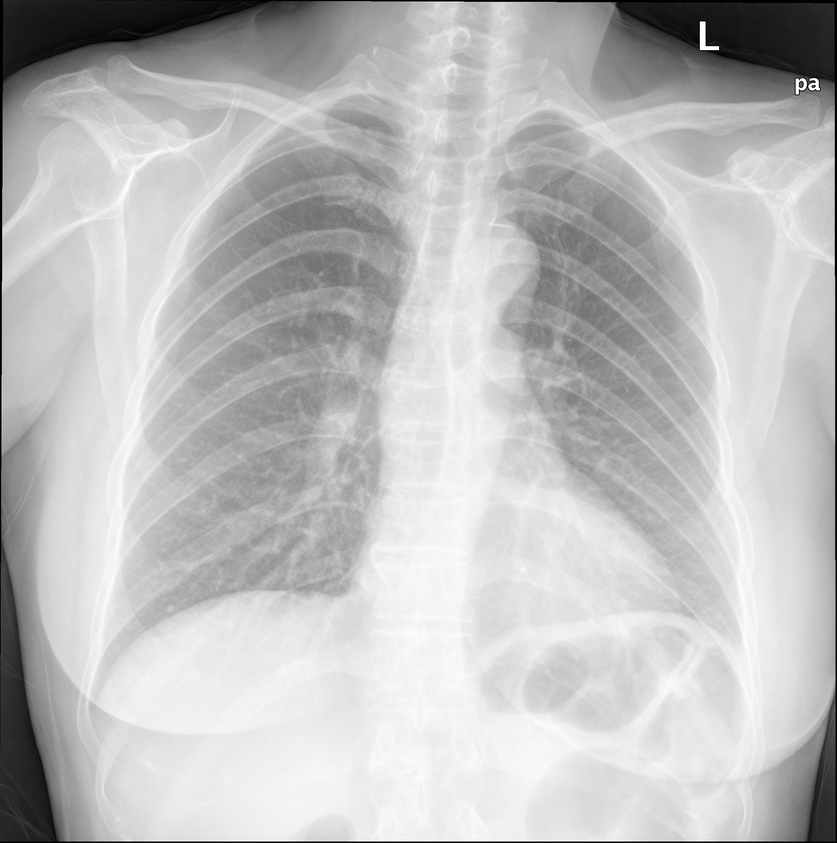
#> input picture src/test_data/images/CHNCXR_0007_0.png, 837 x 843 px, shrunk from 2306 x 2320 before the run
$ python normalize_masks.py ../test_data/images out
#> lines starting #> are read from the running program, lines starting #| are printed output that depends on the picture
### src/utilities/directory_handling.py
from pathlib import Path

def verify_directory(directory, verification_type: int):
    if verification_type not in [0, 1, 2]:
        print(f"Error in verify_directory(): {verification_type} is not an option.\n"
              f"Options: 0, 1, 2")
        quit()

    if not isinstance(directory, Path):
        if isinstance(directory, str):
            directory = Path(directory)
        else:
            print(f"{directory} is not a valid name for verify_directory()")
            quit()

    if verification_type == 0:
        if not directory.exists():
            print(f"Could not find {directory.resolve()}.\nExiting...")
            quit()

    else:
        # Create save directory if it doesn't already exist
        if not directory.exists():
            if verification_type == 2:
                try:
                    directory.mkdir(parents=True, exist_ok=True)
                except (PermissionError, Exception):
                    print(f"Could not create {directory.absolute()}.\n"
                          f"Potentially missing permissions to create directory\n"
                          f"Exiting...")
                    quit()

                print("Successfully created directory.\nContinuing with job...")

            elif input(f"Could not find {directory.resolve()}\n"
                     f"Create a directory at this location? (Y/n): ").upper() not in ("Y", "YES"):
                print("Not creating directory\nExiting...")
                quit()
            else:
                try:
                    directory.mkdir(parents=True, exist_ok=True)
                except (PermissionError, Exception):
                    print(f"Could not create {directory.absolute()}.\n"
                          f"Potentially missing permissions to create directory\n"
                          f"Exiting...")
                    quit()

                print("Successfully created directory.\nContinuing with job...")

# [17 lines left out: function get_csv_file_paths, not called in this run]

### src/segmentation/normalize_masks.py
import sys
from pathlib import Path
import numpy as np
import cv2
import matplotlib.pyplot as plt
from utilities.directory_handling import verify_directory
from utilities.string_manipulation import extract_filename_from_path


def smooth_mask(mask, close_fraction, dilate_fraction, use_hull=True):

    mask = (mask > 0).astype(np.uint8)

    og_mask = mask.copy()

    num_segments, labels, stats, overload = cv2.connectedComponentsWithStats(mask, connectivity=8)

    if num_segments <= 1: # Blank mask
        return None


    keep = np.argsort(stats[1:, cv2.CC_STAT_AREA])[::-1][:2] + 1

    mask = np.isin(labels, keep).astype(np.uint8)

    s = mask.shape[0]
    k = int(close_fraction*s) or 1
    mask = cv2.morphologyEx(mask, cv2.MORPH_CLOSE, cv2.getStructuringElement(cv2.MORPH_ELLIPSE, (k, k)))

    if use_hull:
        points = cv2.findNonZero(mask)
        hull = cv2.convexHull(points)
        mask = cv2.fillConvexPoly(np.zeros_like(mask), hull, 1)

    k = int(dilate_fraction * s) or 1

    mask = cv2.dilate(mask, cv2.getStructuringElement(cv2.MORPH_ELLIPSE, (k, k)))

    feathered_mask = cv2.GaussianBlur(mask.astype(np.float32), (0,0), 3)


    mask = mask.astype(np.uint8)*255

    feathered_mask = np.clip(np.round(feathered_mask * 255), 0, 255).astype(np.uint8)

    # print(num_segments)
    # print(labels)
    # print(stats)
    # print(overload)
    #
    # print(mask.shape)
    # print(mask.dtype)
    # print(mask.min())
    # print(mask.max())

    # # Compare original and mask
    # fig, axes = plt.subplots(1, 3, figsize=(15, 5))
    #
    # axes[0].imshow(og_mask, cmap="gray")
    # axes[0].set_title("Original Mask")
    # axes[1].imshow(mask, cmap="gray")
    # axes[1].set_title("Normalized Mask")
    # axes[2].imshow(feathered_mask, cmap="gray")
    # axes[2].set_title("Feathered Mask")
    # plt.show()
    # plt.close(fig)

    return feathered_mask

def normalize_mask(image_path, out_path):
    loaded_mask = cv2.imread(image_path, cv2.IMREAD_UNCHANGED)
#> loaded_mask is the input picture: shape (843, 837, 3); min 0, max 255, mean 189.1

    smoothed = smooth_mask(loaded_mask, 0.04, 0.06, True)
#> in smooth_mask, `mask = (mask > 0).astype(np.uint8)`:
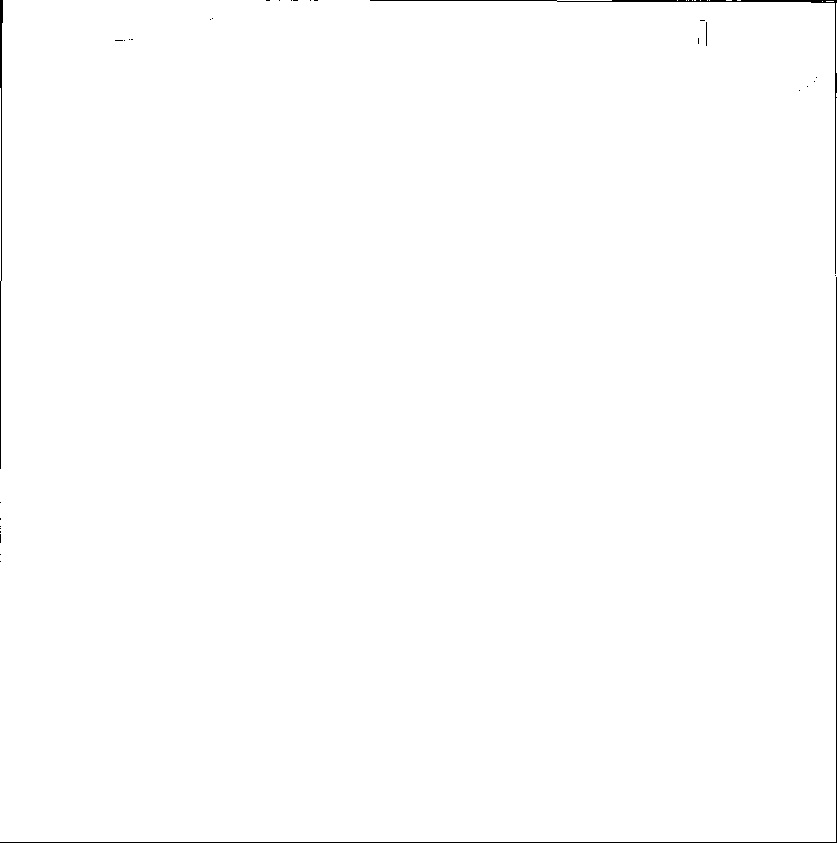
#> mask: shape (843, 837, 3); values 0 (black) and 1 (white), 99.6% white; black in thin lines or dots

    if smoothed is None:
        print(f"Empty mask for {image_path}")
        quit()
    cv2.imwrite(str(out_path) + "/" + extract_filename_from_path(image_path, 0), smoothed,
                [cv2.IMWRITE_PNG_COMPRESSION, 0])


def _external_call_normalize_mask(masks_directory, output_directory):
    for p in Path(masks_directory).iterdir():
        print(f"Processing {p}")
        normalize_mask(p, output_directory)


if __name__ == "__main__":
    mask_directory = Path(sys.argv[1]).resolve()
    verify_directory(mask_directory, 0)
    out_directory = Path(sys.argv[2]).resolve()
    verify_directory(out_directory, 2)

    for path in mask_directory.iterdir():
        print(f"Processing {path}")
#> (the run stopped early here; a loop or call above may not have finished)
